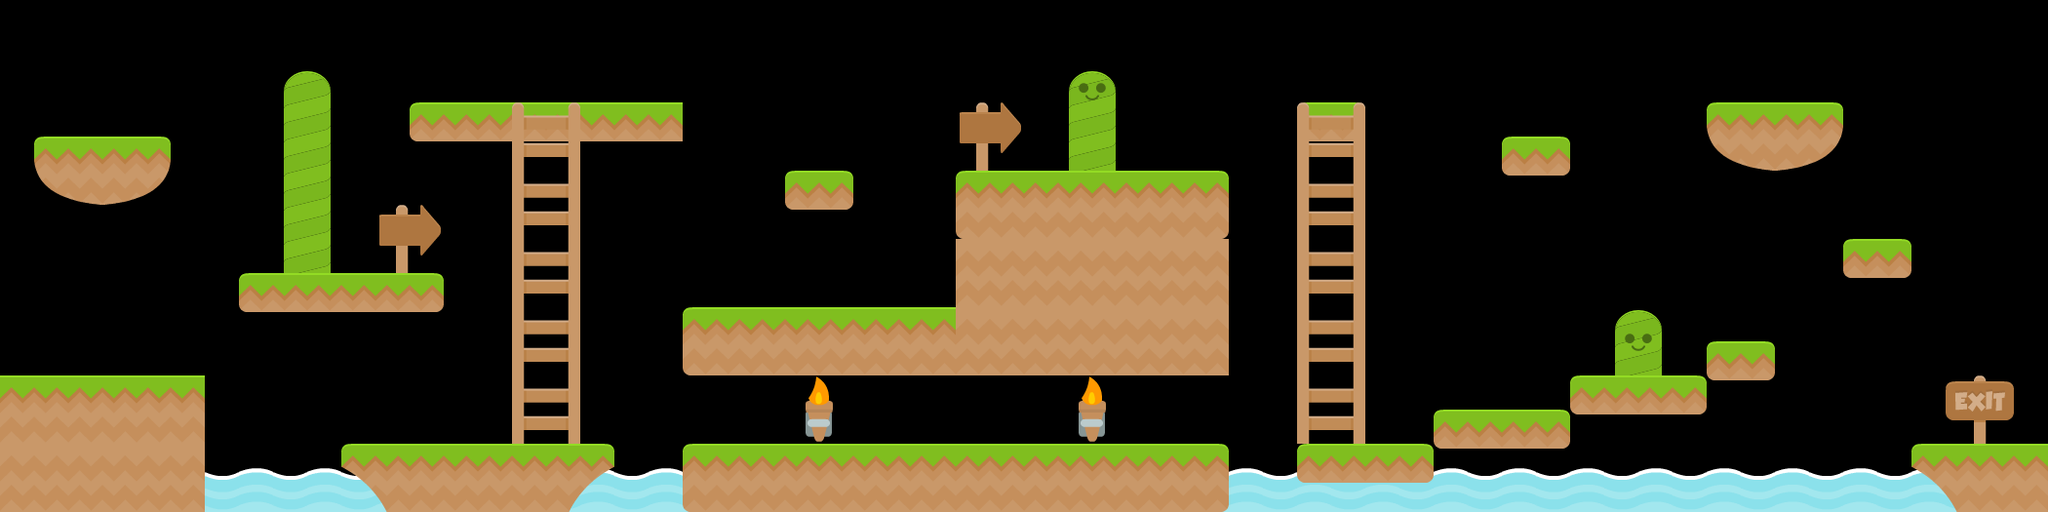

A 2D game scene composited from a Tiled map and its tileset images. What follows is a short description and the map's XML, with each tile layer's data collapsed to a summary:
An orthogonal 60x15 tile map with 35x35 px tiles, 3 tile layers (Background, Platforms, Ladders).

<map version="1.0" orientation="orthogonal" renderorder="right-down" width="60" height="15" tilewidth="35" tileheight="35" nextobjectid="1">
 <tileset firstgid="1" name="Platformer" tilewidth="70" tileheight="70" spacing="2" margin="2">
  <image source="tileset.png" width="1024" height="1024" />
 </tileset>
 <layer name="Background" width="60" height="15">
  <data>[900 cells, 29 non-empty, 8 distinct tile ids]</data>
 </layer>
 <layer name="Platforms" width="60" height="15">
  <data>[900 cells, 58 non-empty, 12 distinct tile ids]</data>
 </layer>
 <layer name="Ladders" width="60" height="15">
  <data>[900 cells, 10 non-empty, 2 distinct tile ids]</data>
 </layer>
</map>